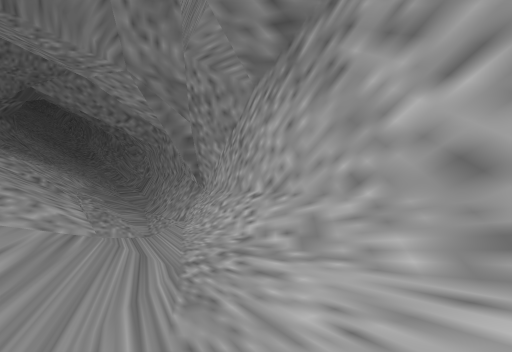
[1] (above)

16 first-person views from a walk through a scene from a Unity 3-D project. The camera is 1.3 m above the floor, tilts 8° down and sees 80° across. The floor is counted in squares, 1 m on a side. Each view is taken from the middle of a square. On the plan, view 1 faces up. The plan holds only what a view shows up to about 14 squares ahead; the rest is blank. The place goes on beyond the plan.

[2]
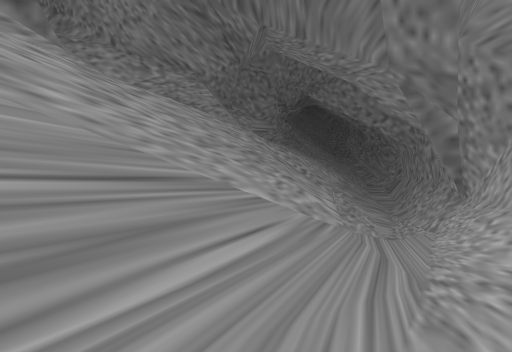

[3]
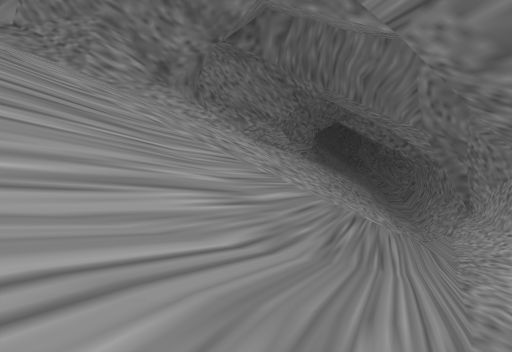

[4]
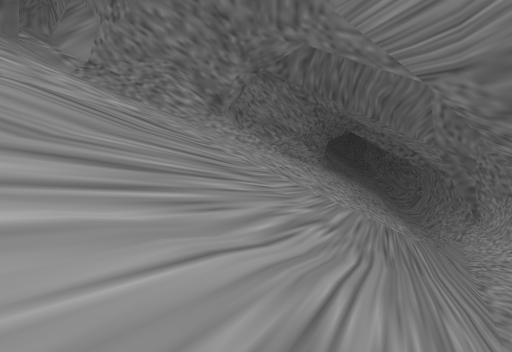

[5]
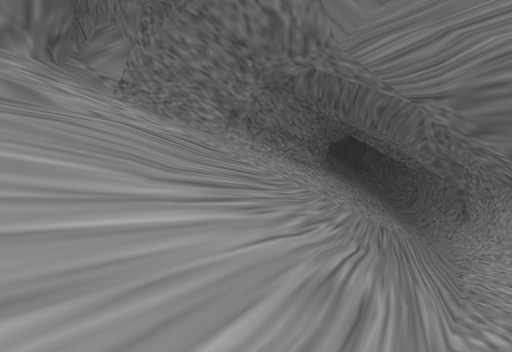

[6]
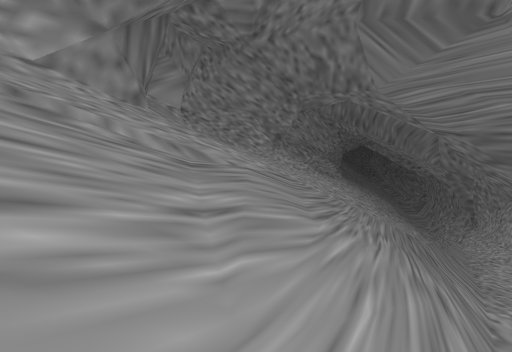

[7]
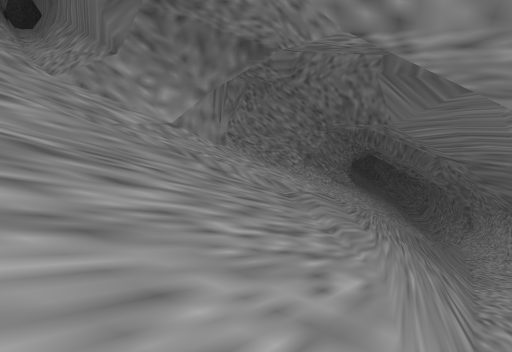

[8]
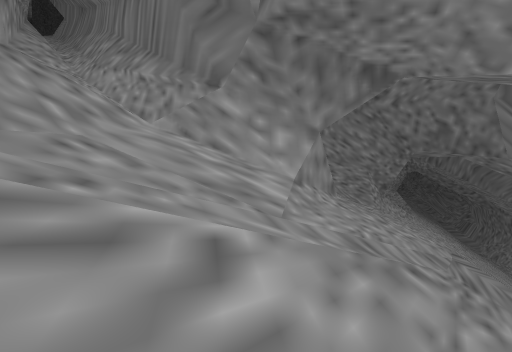

[9]
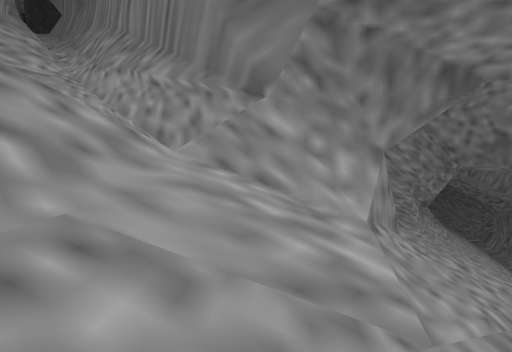

[10]
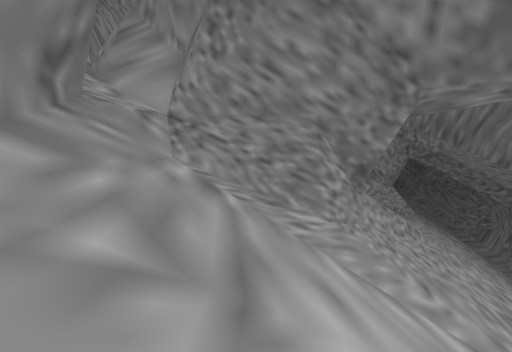

[11]
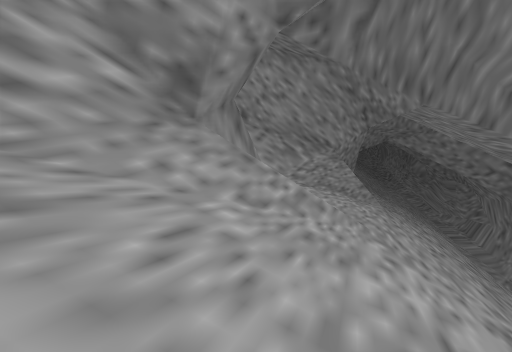

[12]
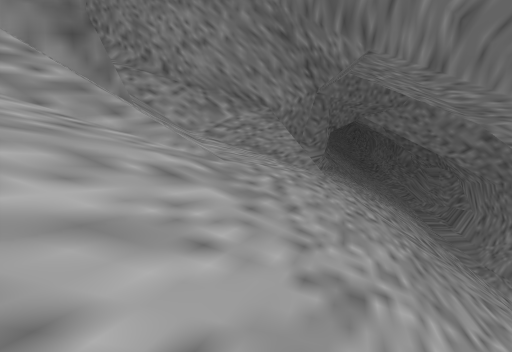

[13]
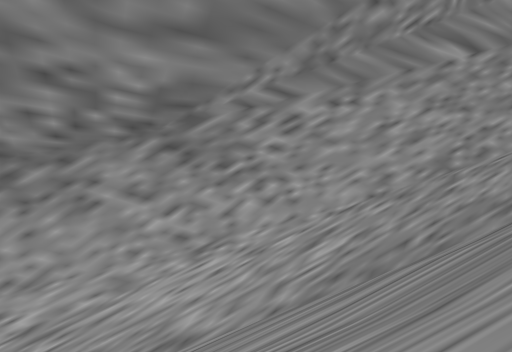

[14]
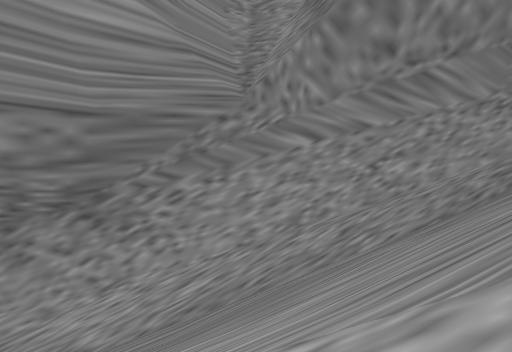

[15]
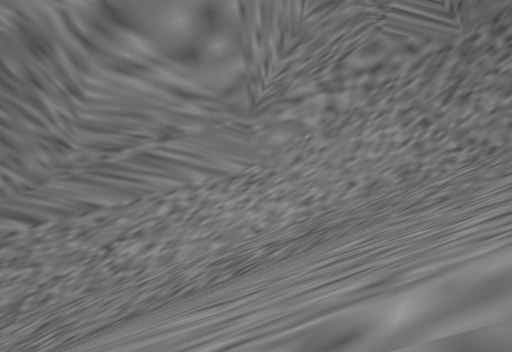

[16]
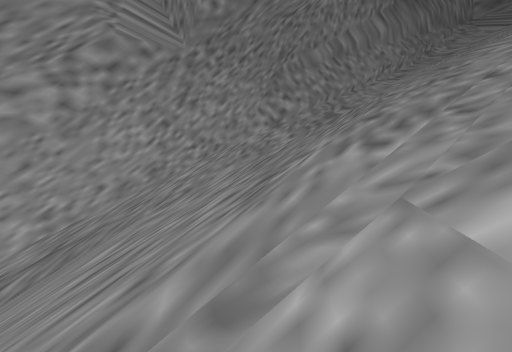

### Floor plan
Key: @ floor where view 1 was taken; # wall or solid block; . main floor; : floor 0.5 m higher than the main floor; + floor 0.75 m higher than the main floor; / step, stairs or slope; = window, fence, low wall or low ledge; O other object.
Columns run from 20 left of view 1 to 5 right of it. Each row starts with its distance up from view 1.
 16             //   #
 15           ////  /##
 14          ///// ..##
 13         ////////:=#
 12        /////////:/#
 11      ##//////////+##
 10     ##=//////////+=#
  9    ###/////////////#
  8 #####=/////////////##
  7 #=/////////////////=#
  6 ////////////////////#
  5    /////////////////##
  4     ////////////////=#
  3      ##//////////////#
  2       #O/////////////##
  1       ##O////////////##
  0        ##///////////@/#
 -1         #/////////////#
 -2         #/////////////##
 -3         #//////////////#
 -4      ####//////////////#
 -5 ######==///////////////#
 -6 ///////////////////////#
 -7 ///////////////////////##
 -8   /////////////////////=#
 -9     ###////////////////=#
-10       ###//////////////=#
-11         ###/////////////#
-12           #/////////////#
-13           #/////////////#
-14           ##////////////#
-15          ##=////////////#
-16 ###########/////////////#
-17 /////////=//////////////#
-18 /////////=//////////////#
-19 ////////////////////////##
-20 ##//////////////////////##
-21  #####//////////////////=#
-22      #### //////////////=#
-23             ////////////=#

Where each view was taken, in squares from view 1:
view 1: 0 up, 0 right, facing up
view 2: 0 up, 0 right, facing up-left
view 3: 8 down, 1 right, facing up-left
view 4: 11 down, 1 right, facing up-left
view 5: 13 down, 2 right, facing up-left
view 6: 17 down, 2 right, facing up-left
view 7: 22 down, 3 right, facing up-left
view 8: 23 down, 3 left, facing up-left
view 9: 22 down, 6 left, facing up-left
view 10: 11 down, 7 left, facing up-left
view 11: 4 down, 7 left, facing up-left
view 12: 0 up, 6 left, facing up-left
view 13: 0 up, 6 left, facing right
view 14: 4 down, 9 left, facing right
view 15: 15 down, 8 left, facing right
view 16: 15 down, 8 left, facing down-right
